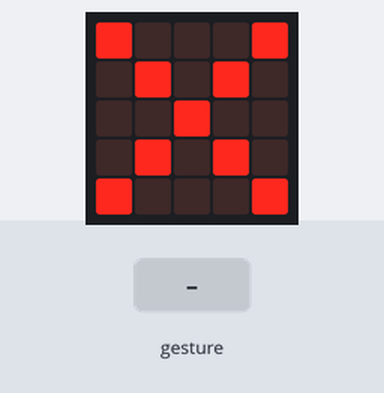
The program below on a simulated BBC micro:bit (MakeCode). Shown: the board's 5×5 LED display. The test bench sets the inputs (shaded band). A tilt is held for 1.5 s and a shake lasts 1 s, then the board lies face up again.

Above: at 1.4 s.
1.5 s: gesture 'logo down'
At 2.2 s:
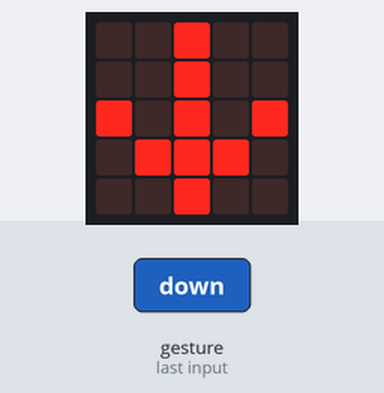
At 2.8 s:
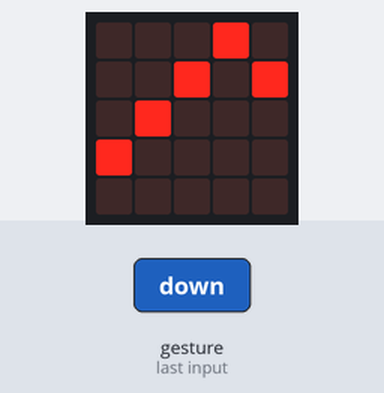
Timing chart, 0 to 4.5 s (numbered marks = the images above; inputs shaded):
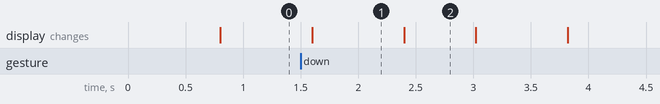

The program:

main.ts
```typescript
basic.forever(function () {
    basic.showArrow(ArrowNames.North)
    basic.pause(200)
    if (input.isGesture(Gesture.LogoUp)) {
        basic.showIcon(IconNames.Yes)
        basic.pause(200)
    } else {
        basic.showIcon(IconNames.No)
        basic.pause(200)
    }
    basic.showArrow(ArrowNames.South)
    basic.pause(200)
    if (input.isGesture(Gesture.LogoDown)) {
        basic.showLeds(`
            . . . # .
            . . # . #
            . # . . .
            # . . . .
            . . . . .
            `)
        basic.pause(200)
    } else {
        basic.showIcon(IconNames.No)
        basic.pause(200)
    }
})
```

test.ts
```typescript
// aquí va el archivo "tests"; esto no se compilará cuando este paquete se utilice como una extensión.
```

Measured:
- after the input at 1.5 s, the display: first differs from a run without the input after 0.90 s (image 2)
- what the display in image 1 shows lasts 0.8 s, from 1.6 s to 2.4 s
- what the display in image 2 shows lasts 0.6 s, from 2.4 s to 3.0 s
